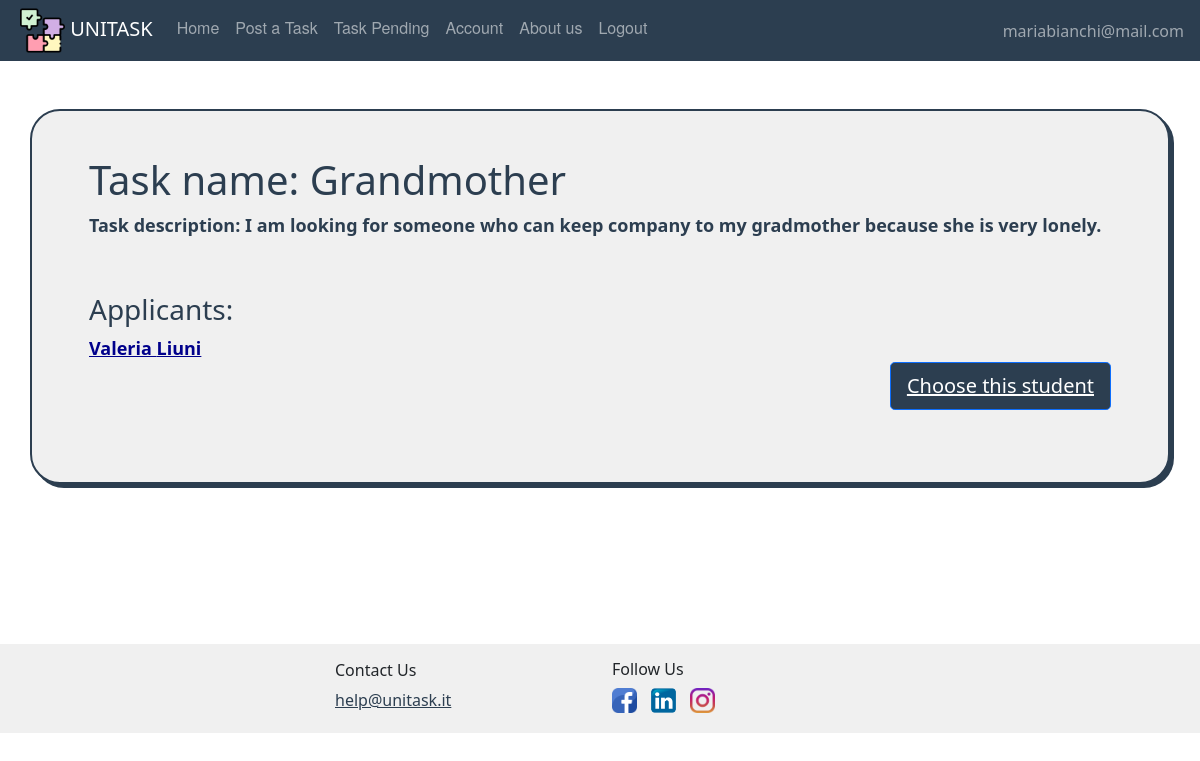
The app's page /task/3 (signed in), older data.
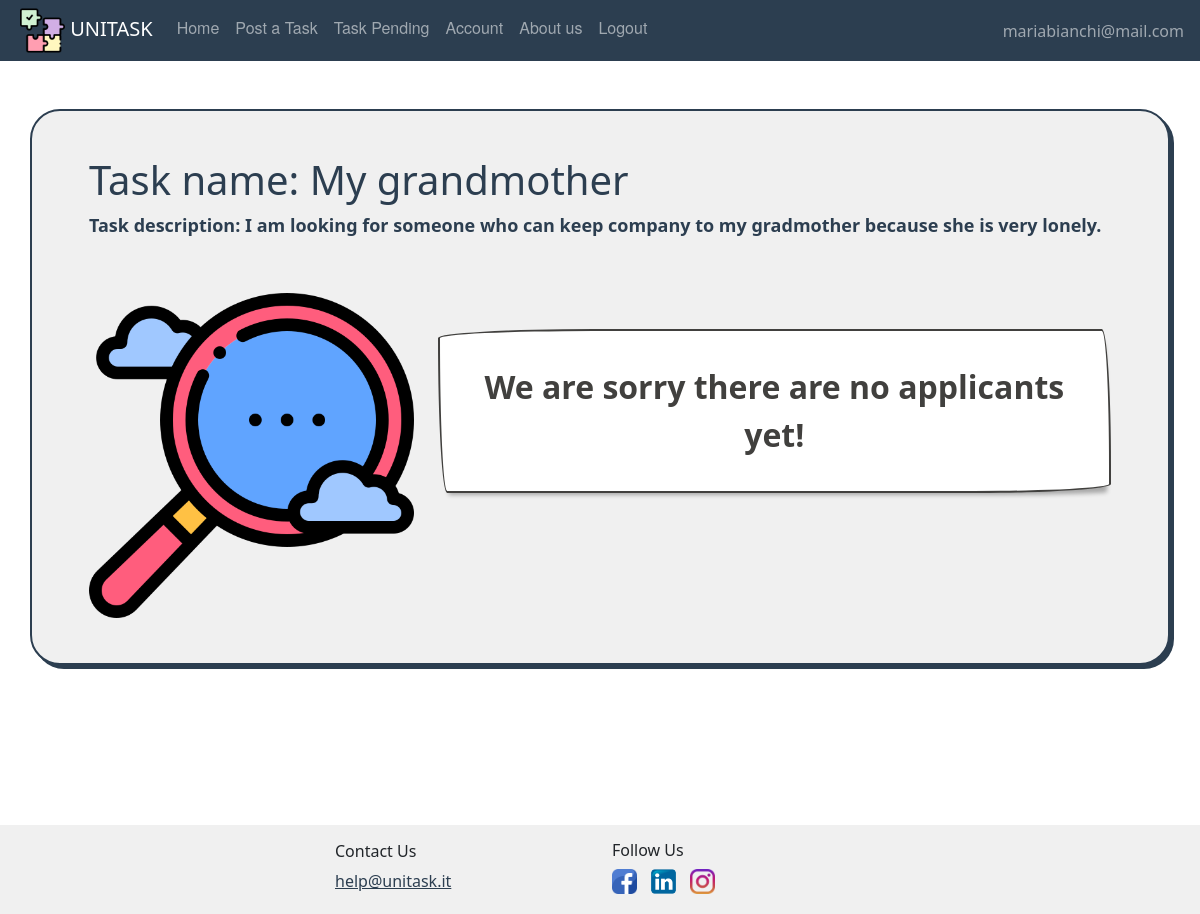
The same page, newer data.
### website/models.py (models this page shows, shortened)
class Offer(db.Model, UserMixin):
    id = db.Column(db.Integer, primary_key=True)
    title = db.Column(db.String(150))
    description = db.Column(db.String(150))
    address = db.Column(db.String(150))
    placeId = db.Column(db.String(150))
    amount = db.Column(db.Integer)
    lat = db.Column(db.Float)
    lng = db.Column(db.Float)
    date = db.Column(db.DateTime(timezone=True), default=func.now())
    dateexpire = db.Column(db.DateTime(timezone=True))
    isAss = db.Column(db.Boolean, default=False)
    date_task = db.Column(db.DateTime(timezone=True))
    id_adult = db.Column(db.Integer, db.ForeignKey('adult.id'))
    scelta = db.Column(db.Integer, db.ForeignKey('student.id'))
    isPerf = db.Column(db.Boolean, default=False)
    rece = db.relationship('Review', backref='recensione')
    isClosed = db.Column(db.Boolean, default=False)

class User(db.Model, UserMixin):
    id = db.Column(db.Integer, primary_key=True)
    email = db.Column(db.String(150), unique=True)
    password = db.Column(db.String(150))
    first_name = db.Column(db.String(150))
    surname = db.Column(db.String(150))
    description = db.Column(db.String(200))
    type = db.Column(db.String(20))
    reviewsposted = db.relationship('Review', foreign_keys='Review.id_reviewer',
                                    backref='author')
    reviewsreceived = db.relationship('Review', foreign_keys='Review.id_reviewed',
                                      backref='received')
    __mapper_args__ = {
        'polymorphic_on': type,
        'polymorphic_identity': 'user',
    }

class Student(User, db.Model):
    __tablename__ = 'student'
    id = db.Column(db.Integer, db.ForeignKey('user.id'), primary_key=True)
    position = db.Column(db.String(150))
    applications = db.relationship('Offer', secondary=application_table, backref='applicants')
    performed = db.relationship('Offer', backref='performer')
    __mapper_args__ = {
        'polymorphic_identity': 'student',
    }

class User(db.Model, UserMixin):
    id = db.Column(db.Integer, primary_key=True)
    email = db.Column(db.String(150), unique=True)
    password = db.Column(db.String(150))
    first_name = db.Column(db.String(150))
    surname = db.Column(db.String(150))
    description = db.Column(db.String(200))
    type = db.Column(db.String(20))
    reviewsposted = db.relationship('Review', foreign_keys='Review.id_reviewer',
                                    backref='author')
    reviewsreceived = db.relationship('Review', foreign_keys='Review.id_reviewed',
                                      backref='received')
    __mapper_args__ = {
        'polymorphic_on': type,
        'polymorphic_identity': 'user',
    }

### website/user/routes.py (the view)
@users.route('/task/<task_id>', methods=['GET', 'POST'])
@login_required
def task(task_id):
    if current_user.type == 'student':
        t = Offer.query.filter(Offer.id == task_id).first()
        btn = True
        if current_user in t.applicants:
            btn = False
        return render_template("Student/task.html", user=current_user, taskscelta=t, btn=btn)
    else:
        t = Offer.query.filter(Offer.id == task_id).first()
        return render_template("adult/chooseStud.html", user=current_user, taskscelta=t)

### website/templates/adult/chooseStud.html (shortened to what this page needs)
{% extends "base.html" %}
{% block content %}
    <div class="container task-container" style="margin-bottom: 20vh">
        <div class="row task-row">
            <div class="col-12">
                <h1>Task name: {{ taskscelta.title }}</h1>
                <div>Task description: {{ taskscelta.description }}</div>
                <div>
                    <br/>
                    <br/>
                    {% if taskscelta.applicants %}
                        <h3>Applicants:</h3>
                        {% for applicant in taskscelta.applicants %}
                            <div align="left">
                                <a style="color:darkblue"
                                   href={{ url_for('users.showreviews', user_id=applicant.id, task_id=taskscelta.id) }}>{{ applicant.first_name }} {{ applicant.surname }}</a>
                                <div align="right">
                                    <button type="button" style="background: #2c3e50" class="btn btn-primary btn-lg"><a
                                            style="color: white"
                                            href={{ url_for('adults.choosestud', task_id=taskscelta.id, stud_id=applicant.id) }}>Choose
                                        this student </a></button>
                                </div>
                            </div>
                            <br/>
                        {% endfor %}
                    {% else %}
                        <div class="row">
                            <div align="center" class="col-4">
                                <img class="img-fluid" alt="sorry" src="/static/images/pic/sorry.png"/>
                            </div>
                            <div class="col-8" style="margin-top:2em;">
                                <div class="button-55">
                                    We are sorry there are no applicants yet!
                                </div>
                            </div>
                        </div>
                    {% endif %}
                </div>
            </div>
        </div>
    </div>
{% endblock %}

Row changes from the older to the newer data that the page shows:
no longer on this page (row unchanged): Student: first_name "Valeria", surname "Liuni"
changed Offer: title "Grandmother" → "My grandmother"
Text that changed along with them:
text no longer shown: "Applicants:"
text now shown: "We are sorry there are no applicants yet!"
